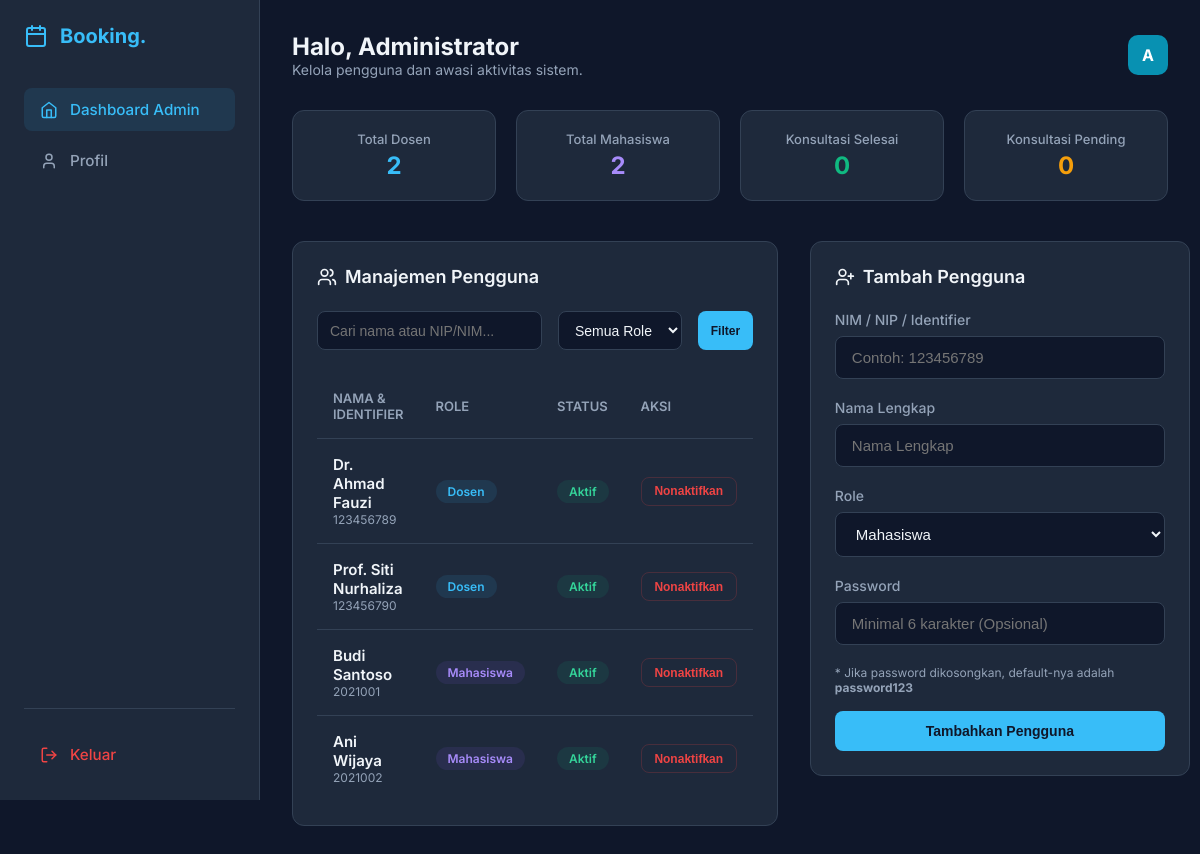
Page /admin/dashboard.php (signed in) on the committed database.
### tables this page shows
CREATE TABLE users (
    id          INT AUTO_INCREMENT PRIMARY KEY,
    identifier  VARCHAR(50)  NOT NULL UNIQUE,    
    nama        VARCHAR(100) NOT NULL,
    password    VARCHAR(255) NOT NULL,            
    role        ENUM('mahasiswa','dosen','admin') NOT NULL,
    is_active   TINYINT(1)   NOT NULL DEFAULT 1,
    created_at  TIMESTAMP    NOT NULL DEFAULT CURRENT_TIMESTAMP,

    INDEX idx_identifier (identifier),
    INDEX idx_role (role)

);

### includes/auth.php (called while the page is built, shortened)
<?php
function require_role(string $role): ?array {
    return [
        'user_id' => $_SESSION['user_id'],
        'nama'    => $_SESSION['nama']    ?? '',
        'role'    => $_SESSION['role']    ?? '',
    ];
}

### admin/dashboard.php (the view, shortened to what this page needs)
<?php
require_once '../includes/auth.php';
$user = require_role('admin');
$pdo = get_pdo();
$stmt = $pdo->query("SELECT role, COUNT(*) as count FROM users GROUP BY role");
$users_count = ['mahasiswa' => 0, 'dosen' => 0, 'admin' => 0];
while ($row = $stmt->fetch()) {
    $users_count[$row['role']] = $row['count'];
}
$booking_count = ['pending' => 0, 'selesai' => 0];
$search = $_GET['search'] ?? '';
$sql = "SELECT id, identifier, nama, role, is_active, created_at FROM users WHERE id != ?";
$params = [$user['user_id']];
$sql .= " ORDER BY created_at DESC";
$stmt = $pdo->prepare($sql);
$stmt->execute($params);
$users_list = $stmt->fetchAll();
function get_initials(string $nama): string {
    $words = array_filter(explode(' ', trim($nama)));
    $init  = '';
    foreach (array_slice(array_values($words), 0, 2) as $w) {
        $init .= strtoupper($w[0]);
    }
    return $init;
}
function get_avatar_color(string $nama): string {
    $colors = ['#4F46E5','#7C3AED','#059669','#DC2626','#D97706','#0891B2'];
    $firstChar = !empty($nama) ? ord($nama[0]) : 0;
    return $colors[$firstChar % count($colors)];
}
?>
<!DOCTYPE html>
<html lang="id">
<head>
</head>
<body>
<aside class="sidebar">
    <a href="/admin/dashboard.php" class="sidebar-brand">
        <span>Booking.</span>
    </a>
    <nav class="sidebar-nav">
        <a href="/admin/dashboard.php" class="nav-item active">
            <svg xmlns="http://www.w3.org/2000/svg" width="18" height="18" viewBox="0 0 24 24" fill="none" stroke="currentColor" stroke-width="2" stroke-linecap="round" stroke-linejoin="round"><path d="m3 9 9-7 9 7v11a2 2 0 0 1-2 2H5a2 2 0 0 1-2-2z"/><polyline points="9 22 9 12 15 12 15 22"/></svg>
            Dashboard Admin
        </a>
        <a href="/profil.php" class="nav-item">
            <svg xmlns="http://www.w3.org/2000/svg" width="18" height="18" viewBox="0 0 24 24" fill="none" stroke="currentColor" stroke-width="2" stroke-linecap="round" stroke-linejoin="round"><path d="M19 21v-2a4 4 0 0 0-4-4H9a4 4 0 0 0-4 4v2"/><circle cx="12" cy="7" r="4"/></svg>
            Profil
        </a>
    </nav>
    <div class="sidebar-footer">
        <a href="/logout.php" class="nav-item" style="color: var(--red)">
            <svg xmlns="http://www.w3.org/2000/svg" width="18" height="18" viewBox="0 0 24 24" fill="none" stroke="currentColor" stroke-width="2" stroke-linecap="round" stroke-linejoin="round"><path d="M9 21H5a2 2 0 0 1-2-2V5a2 2 0 0 1 2-2h4"/><polyline points="16 17 21 12 16 7"/><line x1="21" x2="9" y1="12" y2="12"/></svg>
            Keluar
        </a>
    </div>
</aside>
<main class="main-content">
    <header class="header">
        <div>
            <h1 style="font-size: 1.5rem; font-weight: 700;">Halo, <?= htmlspecialchars($user['nama']) ?></h1>
            <p style="color: var(--text-muted); font-size: 0.875rem;">Kelola pengguna dan awasi aktivitas sistem.</p>
        </div>
        <div class="user-profile">
            <div class="avatar" style="background:<?= htmlspecialchars(get_avatar_color($user['nama'])) ?>">
                <?= htmlspecialchars(get_initials($user['nama'])) ?>
            </div>
        </div>
    </header>
    <div class="stats-grid">
        <div class="stat-card">
            <div class="stat-label">Total Dosen</div>
            <div class="stat-value" style="color: var(--accent)"><?= (int)$users_count['dosen'] ?></div>
        </div>
        <div class="stat-card">
            <div class="stat-label">Total Mahasiswa</div>
            <div class="stat-value" style="color: var(--purple, #a78bfa)"><?= (int)$users_count['mahasiswa'] ?></div>
        </div>
        <div class="stat-card">
            <div class="stat-label">Konsultasi Selesai</div>
            <div class="stat-value" style="color: var(--green)"><?= (int)$booking_count['selesai'] ?></div>
        </div>
        <div class="stat-card">
            <div class="stat-label">Konsultasi Pending</div>
            <div class="stat-value" style="color: var(--yellow)"><?= (int)$booking_count['pending'] ?></div>
        </div>
    </div>
    <div class="dashboard-layout">
        <div>
            <section class="section-card">
                <div class="section-title">
                    Manajemen Pengguna
                </div>
                <form class="filter-bar" method="GET">
                    <input type="text" name="search" placeholder="Cari nama atau NIP/NIM..." class="filter-input" value="<?= htmlspecialchars($search) ?>" style="flex: 1; min-width: 200px;">
                    <select name="role" class="filter-input">
                        <option value="">Semua Role</option>
                    </select>
                    <button type="submit" class="btn btn-primary btn-sm">Filter</button>
                </form>
                <div class="table-container">
                    <table>
                        <thead>
                            <tr>
                                <th>Nama & Identifier</th>
                                <th>Role</th>
                                <th>Status</th>
                                <th>Aksi</th>
                            </tr>
                        </thead>
                        <tbody>
                            <?php if (empty($users_list)): ?>
                                <tr><td colspan="4" style="text-align: center; color: var(--text-muted);">Pengguna tidak ditemukan.</td></tr>
                            <?php else: ?>
                                <?php foreach ($users_list as $u): ?>
                                <tr>
                                    <td>
                                        <div style="font-weight: 600;"><?= htmlspecialchars($u['nama']) ?></div>
                                        <div style="font-size: 0.75rem; color: var(--text-muted);"><?= htmlspecialchars($u['identifier']) ?></div>
                                    </td>
                                    <td>
                                        <?php
                                        $rc = 'badge-dosen';
                                        if ($u['role'] === 'mahasiswa') $rc = 'badge-mahasiswa';
                                        ?>
                                        <span class="badge <?= $rc ?>"><?= ucfirst($u['role']) ?></span>
                                    </td>
                                    <td>
                                        <?php if ($u['is_active']): ?>
                                            <span class="badge badge-success">Aktif</span>
                                        <?php else: ?>
                                            <span class="badge badge-danger">Nonaktif</span>
                                        <?php endif; ?>
                                    </td>
                                    <td>
                                        <form method="POST" action="/admin/action_user.php" style="display:inline-block;" onsubmit="return confirm('Ubah status pengguna ini?')">
                                            <?php if ($u['is_active']): ?>
                                                <button type="submit" class="btn btn-outline btn-sm" style="color: var(--red); border-color: rgba(239, 68, 68, 0.2)">Nonaktifkan</button>
                                            <?php else: ?>
                                                <button type="submit" class="btn btn-outline btn-sm" style="color: var(--green); border-color: rgba(16, 185, 129, 0.2)">Aktifkan</button>
                                            <?php endif; ?>
                                        </form>
                                    </td>
                                </tr>
                                <?php endforeach; ?>
                            <?php endif; ?>
                        </tbody>
                    </table>
                </div>
            </section>
        </div>
        <div>
            <section class="section-card">
                <div class="section-title">
                    Tambah Pengguna
                </div>
                <form method="POST" action="/admin/action_user.php">
                    <div class="form-group">
                        <label>NIM / NIP / Identifier</label>
                        <input type="text" name="identifier" required placeholder="Contoh: 123456789">
                    </div>
                    <div class="form-group">
                        <label>Nama Lengkap</label>
                        <input type="text" name="nama" required placeholder="Nama Lengkap">
                    </div>
                    <div class="form-group">
                        <label>Role</label>
                        <select name="role" required>
                            <option value="mahasiswa">Mahasiswa</option>
                        </select>
                    </div>
                    <div class="form-group">
                        <label>Password</label>
                        <input type="text" name="password" placeholder="Minimal 6 karakter (Opsional)">
                    </div>
                    <div style="font-size: 0.75rem; color: var(--text-muted); margin-bottom: 1rem;">
                        * Jika password dikosongkan, default-nya adalah <strong>password123</strong>
                    </div>
                    <button type="submit" class="btn btn-primary" style="width: 100%">Tambahkan Pengguna</button>
                </form>
            </section>
        </div>
    </div>
</main>
</body>
</html>

### admin/dashboard.php (style rules this page uses)
*, *::before, *::after { box-sizing: border-box; margin: 0; padding: 0; }
:root { --bg-base : #0f172a; --bg-sidebar: #1e293b; --bg-card : #1e293b; --bg-input : #0f172a; --border : #334155; --text-main : #f1f5f9; --text-muted: #94a3b8; --accent : #38bdf8; --accent-hover : #0ea5e9; --green : #10b981; --yellow : #f59e0b; --red : #ef4444; --radius : 12px; --sidebar-width: 260px; }
body { font-family: 'Inter', system-ui, sans-serif; background: var(--bg-base); color: var(--text-main); min-height: 100vh; display: flex; }
.sidebar { width: var(--sidebar-width); background: var(--bg-sidebar); border-right: 1px solid var(--border); height: 100vh; position: sticky; top: 0; display: flex; flex-direction: column; padding: 1.5rem; flex-shrink: 0; }
.sidebar-brand { display: flex; align-items: center; gap: 0.75rem; font-weight: 700; font-size: 1.25rem; color: var(--accent); margin-bottom: 2.5rem; text-decoration: none; }
.sidebar-nav { display: flex; flex-direction: column; gap: 0.5rem; flex: 1; }
.nav-item { display: flex; align-items: center; gap: 0.75rem; padding: 0.75rem 1rem; color: var(--text-muted); text-decoration: none; border-radius: 8px; font-size: 0.95rem; font-weight: 500; transition: all 0.2s; }
.nav-item:hover, .nav-item.active { background: rgba(56, 189, 248, 0.1); color: var(--accent); }
.sidebar-footer { padding-top: 1.5rem; border-top: 1px solid var(--border); }
.main-content { flex: 1; padding: 2rem; max-width: 1200px; margin: 0 auto; width: 100%; overflow: hidden; }
.header { display: flex; justify-content: space-between; align-items: center; margin-bottom: 2rem; }
.user-profile { display: flex; align-items: center; gap: 1rem; }
.avatar { width: 40px; height: 40px; border-radius: 10px; display: flex; align-items: center; justify-content: center; font-weight: 700; color: white; }
.stats-grid { display: grid; grid-template-columns: repeat(auto-fit, minmax(200px, 1fr)); gap: 1.25rem; margin-bottom: 2.5rem; }
.stat-card { background: var(--bg-card); border: 1px solid var(--border); border-radius: var(--radius); padding: 1.25rem; text-align: center; }
.stat-label { color: var(--text-muted); font-size: 0.8125rem; font-weight: 500; margin-bottom: 0.25rem; }
.stat-value { font-size: 1.5rem; font-weight: 700; }
.dashboard-layout { display: grid; grid-template-columns: 1fr 380px; gap: 2rem; }
.section-card { background: var(--bg-card); border: 1px solid var(--border); border-radius: var(--radius); padding: 1.5rem; margin-bottom: 1.5rem; overflow: hidden; }
.section-title { font-size: 1.125rem; font-weight: 600; margin-bottom: 1.5rem; display: flex; align-items: center; gap: 0.5rem; }
.form-group { margin-bottom: 1.25rem; }
.form-group label { display: block; margin-bottom: 0.5rem; font-size: 0.875rem; font-weight: 500; color: var(--text-muted); }
.form-group input, .form-group select { width: 100%; padding: 0.75rem 1rem; background: var(--bg-input); border: 1px solid var(--border); border-radius: 8px; color: var(--text-main); font-size: 0.9375rem; }
.btn { display: inline-flex; align-items: center; justify-content: center; gap: 0.5rem; padding: 0.75rem 1.25rem; border-radius: 8px; font-weight: 600; font-size: 0.875rem; cursor: pointer; transition: all 0.2s; border: none; text-decoration: none; }
.btn-primary { background: var(--accent); color: #0f172a; }
.btn-outline { background: transparent; border: 1px solid var(--border); color: var(--text-main); }
.btn-sm { padding: 0.4rem 0.8rem; font-size: 0.75rem; }
.table-container { overflow-x: auto; }
table { width: 100%; border-collapse: collapse; }
th { text-align: left; padding: 1rem; color: var(--text-muted); font-size: 0.8125rem; font-weight: 600; text-transform: uppercase; border-bottom: 1px solid var(--border); }
td { padding: 1rem; border-bottom: 1px solid var(--border); font-size: 0.9375rem; }
tr:last-child td { border-bottom: none; }
.badge { display: inline-flex; align-items: center; padding: 0.25rem 0.75rem; border-radius: 9999px; font-size: 0.75rem; font-weight: 600; }
.badge-success { background: rgba(16, 185, 129, 0.1); color: #34d399; }
.badge-dosen { background: rgba(56, 189, 248, 0.1); color: #38bdf8; }
.badge-mahasiswa { background: rgba(139, 92, 246, 0.1); color: #a78bfa; }
.filter-bar { display: flex; gap: 1rem; margin-bottom: 1.5rem; flex-wrap: wrap; }
.filter-input { padding: 0.6rem 0.75rem; background: var(--bg-input); border: 1px solid var(--border); border-radius: 8px; color: var(--text-main); font-size: 0.875rem; }

### rows in the picture
users: id "2", nama "Dr. Ahmad Fauzi", identifier "123456789", role "Dosen", is_active "Aktif"
users: nama "Prof. Siti Nurhaliza", identifier "123456790", role "Dosen", is_active "Aktif"
users: nama "Budi Santoso", identifier "2021001", role "Mahasiswa", is_active "Aktif"
users: nama "Ani Wijaya", identifier "2021002", role "Mahasiswa", is_active "Aktif"

### other values in the picture
$user['nama'] "Administrator"
get_initials($user['nama']) "A"
$booking_count['selesai'] "0"
$booking_count['pending'] "0"
